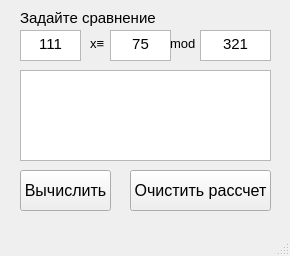
<?xml version="1.0" encoding="UTF-8"?>
<ui version="4.0">
 <class>MainWindow</class>
 <widget class="QMainWindow" name="MainWindow">
  <property name="geometry">
   <rect>
    <x>0</x>
    <y>0</y>
    <width>290</width>
    <height>256</height>
   </rect>
  </property>
  <property name="windowTitle">
   <string>Решение сравнений</string>
  </property>
  <widget class="QWidget" name="centralwidget">
   <widget class="QTextEdit" name="textEdit">
    <property name="geometry">
     <rect>
      <x>110</x>
      <y>30</y>
      <width>61</width>
      <height>31</height>
     </rect>
    </property>
    <property name="font">
     <font>
      <pointsize>11</pointsize>
     </font>
    </property>
    <property name="html">
     <string>&lt;!DOCTYPE HTML PUBLIC &quot;-//W3C//DTD HTML 4.0//EN&quot; &quot;http://www.w3.org/TR/REC-html40/strict.dtd&quot;&gt;
&lt;html&gt;&lt;head&gt;&lt;meta name=&quot;qrichtext&quot; content=&quot;1&quot; /&gt;&lt;style type=&quot;text/css&quot;&gt;
p, li { white-space: pre-wrap; }
&lt;/style&gt;&lt;/head&gt;&lt;body style=&quot; font-family:'MS Shell Dlg 2'; font-size:11pt; font-weight:400; font-style:normal;&quot;&gt;
&lt;p align=&quot;center&quot; style=&quot; margin-top:0px; margin-bottom:0px; margin-left:0px; margin-right:0px; -qt-block-indent:0; text-indent:0px;&quot;&gt;75&lt;/p&gt;&lt;/body&gt;&lt;/html&gt;</string>
    </property>
   </widget>
   <widget class="QTextEdit" name="textEdit_2">
    <property name="geometry">
     <rect>
      <x>20</x>
      <y>70</y>
      <width>251</width>
      <height>91</height>
     </rect>
    </property>
    <property name="font">
     <font>
      <pointsize>10</pointsize>
     </font>
    </property>
   </widget>
   <widget class="QPushButton" name="pushButton">
    <property name="geometry">
     <rect>
      <x>20</x>
      <y>170</y>
      <width>91</width>
      <height>41</height>
     </rect>
    </property>
    <property name="font">
     <font>
      <pointsize>12</pointsize>
     </font>
    </property>
    <property name="text">
     <string>Вычислить</string>
    </property>
   </widget>
   <widget class="QLabel" name="label">
    <property name="geometry">
     <rect>
      <x>90</x>
      <y>35</y>
      <width>31</width>
      <height>16</height>
     </rect>
    </property>
    <property name="font">
     <font>
      <pointsize>10</pointsize>
     </font>
    </property>
    <property name="text">
     <string>x≡</string>
    </property>
   </widget>
   <widget class="QTextEdit" name="textEdit_3">
    <property name="geometry">
     <rect>
      <x>200</x>
      <y>30</y>
      <width>71</width>
      <height>31</height>
     </rect>
    </property>
    <property name="font">
     <font>
      <pointsize>12</pointsize>
     </font>
    </property>
    <property name="html">
     <string>&lt;!DOCTYPE HTML PUBLIC &quot;-//W3C//DTD HTML 4.0//EN&quot; &quot;http://www.w3.org/TR/REC-html40/strict.dtd&quot;&gt;
&lt;html&gt;&lt;head&gt;&lt;meta name=&quot;qrichtext&quot; content=&quot;1&quot; /&gt;&lt;style type=&quot;text/css&quot;&gt;
p, li { white-space: pre-wrap; }
&lt;/style&gt;&lt;/head&gt;&lt;body style=&quot; font-family:'MS Shell Dlg 2'; font-size:12pt; font-weight:400; font-style:normal;&quot;&gt;
&lt;p align=&quot;center&quot; style=&quot; margin-top:0px; margin-bottom:0px; margin-left:0px; margin-right:0px; -qt-block-indent:0; text-indent:0px;&quot;&gt;&lt;span style=&quot; font-size:11pt;&quot;&gt;321&lt;/span&gt;&lt;/p&gt;&lt;/body&gt;&lt;/html&gt;</string>
    </property>
   </widget>
   <widget class="QTextEdit" name="textEdit_6">
    <property name="geometry">
     <rect>
      <x>20</x>
      <y>30</y>
      <width>61</width>
      <height>31</height>
     </rect>
    </property>
    <property name="font">
     <font>
      <pointsize>12</pointsize>
     </font>
    </property>
    <property name="layoutDirection">
     <enum>Qt::LeftToRight</enum>
    </property>
    <property name="markdown">
     <string>111

</string>
    </property>
    <property name="html">
     <string>&lt;!DOCTYPE HTML PUBLIC &quot;-//W3C//DTD HTML 4.0//EN&quot; &quot;http://www.w3.org/TR/REC-html40/strict.dtd&quot;&gt;
&lt;html&gt;&lt;head&gt;&lt;meta name=&quot;qrichtext&quot; content=&quot;1&quot; /&gt;&lt;style type=&quot;text/css&quot;&gt;
p, li { white-space: pre-wrap; }
&lt;/style&gt;&lt;/head&gt;&lt;body style=&quot; font-family:'MS Shell Dlg 2'; font-size:12pt; font-weight:400; font-style:normal;&quot;&gt;
&lt;p align=&quot;center&quot; style=&quot; margin-top:8px; margin-bottom:8px; margin-left:0px; margin-right:0px; -qt-block-indent:0; text-indent:0px;&quot;&gt;&lt;span style=&quot; font-size:11pt;&quot;&gt;111&lt;/span&gt;&lt;/p&gt;&lt;/body&gt;&lt;/html&gt;</string>
    </property>
   </widget>
   <widget class="QPushButton" name="pushButton_2">
    <property name="geometry">
     <rect>
      <x>130</x>
      <y>170</y>
      <width>141</width>
      <height>41</height>
     </rect>
    </property>
    <property name="font">
     <font>
      <pointsize>12</pointsize>
     </font>
    </property>
    <property name="text">
     <string>Очистить рассчет</string>
    </property>
   </widget>
   <widget class="QLabel" name="label_5">
    <property name="geometry">
     <rect>
      <x>20</x>
      <y>10</y>
      <width>141</width>
      <height>16</height>
     </rect>
    </property>
    <property name="font">
     <font>
      <pointsize>11</pointsize>
     </font>
    </property>
    <property name="text">
     <string>Задайте сравнение</string>
    </property>
   </widget>
   <widget class="QLabel" name="label_3">
    <property name="geometry">
     <rect>
      <x>170</x>
      <y>35</y>
      <width>31</width>
      <height>16</height>
     </rect>
    </property>
    <property name="font">
     <font>
      <pointsize>10</pointsize>
     </font>
    </property>
    <property name="text">
     <string>mod</string>
    </property>
   </widget>
  </widget>
  <widget class="QMenuBar" name="menubar">
   <property name="geometry">
    <rect>
     <x>0</x>
     <y>0</y>
     <width>290</width>
     <height>21</height>
    </rect>
   </property>
  </widget>
  <widget class="QStatusBar" name="statusbar"/>
 </widget>
 <resources/>
 <connections/>
</ui>
